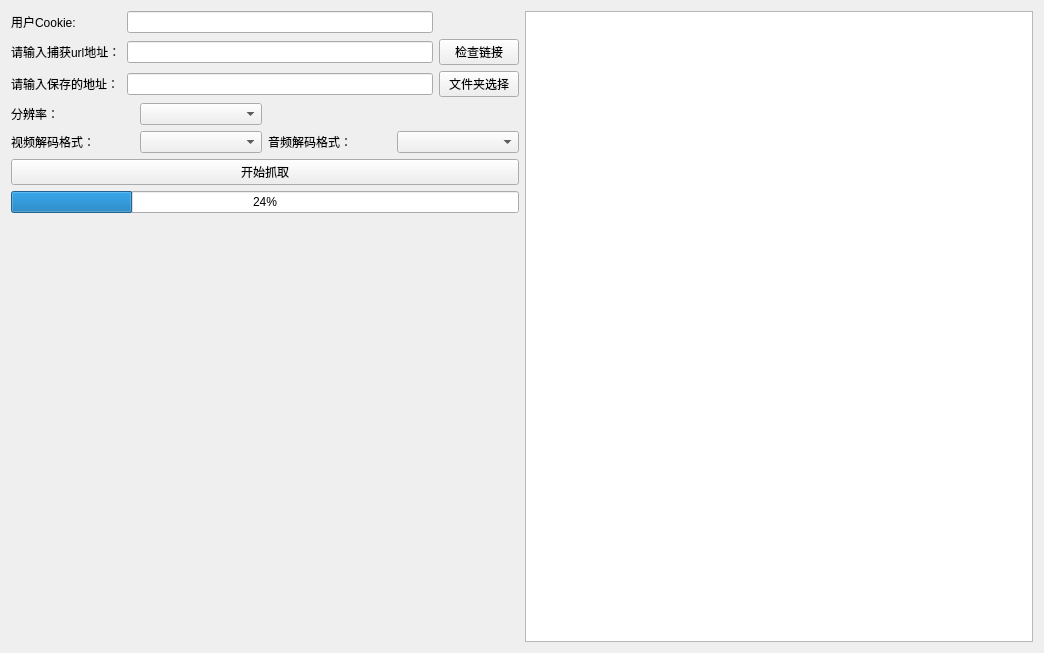
<?xml version="1.0" encoding="UTF-8"?>
<ui version="4.0">
 <class>NetToFileDialog</class>
 <widget class="QWidget" name="NetToFileDialog">
  <property name="geometry">
   <rect>
    <x>0</x>
    <y>0</y>
    <width>1044</width>
    <height>653</height>
   </rect>
  </property>
  <property name="windowTitle">
   <string>Form</string>
  </property>
  <layout class="QGridLayout" name="gridLayout_5">
   <item row="0" column="0">
    <layout class="QVBoxLayout" name="verticalLayout">
     <item>
      <layout class="QGridLayout" name="gridLayout">
       <item row="1" column="1">
        <widget class="QLineEdit" name="urlEdit"/>
       </item>
       <item row="2" column="1">
        <widget class="QLineEdit" name="pathEdit"/>
       </item>
       <item row="2" column="0">
        <widget class="QLabel" name="label">
         <property name="text">
          <string>请输入保存的地址：</string>
         </property>
        </widget>
       </item>
       <item row="1" column="2">
        <widget class="QPushButton" name="checkUrlBtn">
         <property name="text">
          <string>检查链接</string>
         </property>
        </widget>
       </item>
       <item row="1" column="0">
        <widget class="QLabel" name="urlLab">
         <property name="text">
          <string>请输入捕获url地址：</string>
         </property>
        </widget>
       </item>
       <item row="2" column="2">
        <widget class="QPushButton" name="saveFileBtn">
         <property name="text">
          <string>文件夹选择</string>
         </property>
        </widget>
       </item>
       <item row="0" column="0">
        <widget class="QLabel" name="label_5">
         <property name="text">
          <string>用户Cookie:</string>
         </property>
        </widget>
       </item>
       <item row="0" column="1">
        <widget class="QLineEdit" name="CookieEdit"/>
       </item>
      </layout>
     </item>
     <item>
      <layout class="QGridLayout" name="gridLayout_4">
       <item row="0" column="0">
        <widget class="QLabel" name="label_2">
         <property name="text">
          <string>分辨率：</string>
         </property>
        </widget>
       </item>
       <item row="1" column="1">
        <widget class="QComboBox" name="cb_video_format"/>
       </item>
       <item row="1" column="0">
        <widget class="QLabel" name="label_4">
         <property name="text">
          <string>视频解码格式：</string>
         </property>
        </widget>
       </item>
       <item row="0" column="1">
        <widget class="QComboBox" name="cb_quality"/>
       </item>
       <item row="1" column="2">
        <widget class="QLabel" name="label_3">
         <property name="text">
          <string>音频解码格式：</string>
         </property>
        </widget>
       </item>
       <item row="1" column="3">
        <widget class="QComboBox" name="cb_audio_format"/>
       </item>
      </layout>
     </item>
     <item>
      <widget class="QPushButton" name="btn_download">
       <property name="text">
        <string>开始抓取</string>
       </property>
      </widget>
     </item>
     <item>
      <widget class="QProgressBar" name="progressBar">
       <property name="value">
        <number>24</number>
       </property>
      </widget>
     </item>
     <item>
      <spacer name="verticalSpacer">
       <property name="orientation">
        <enum>Qt::Orientation::Vertical</enum>
       </property>
       <property name="sizeHint" stdset="0">
        <size>
         <width>20</width>
         <height>40</height>
        </size>
       </property>
      </spacer>
     </item>
    </layout>
   </item>
   <item row="0" column="1">
    <widget class="QListWidget" name="listWidget">
     <property name="isWrapping" stdset="0">
      <bool>true</bool>
     </property>
     <property name="layoutMode">
      <enum>QListView::LayoutMode::SinglePass</enum>
     </property>
    </widget>
   </item>
  </layout>
 </widget>
 <resources/>
 <connections/>
</ui>
